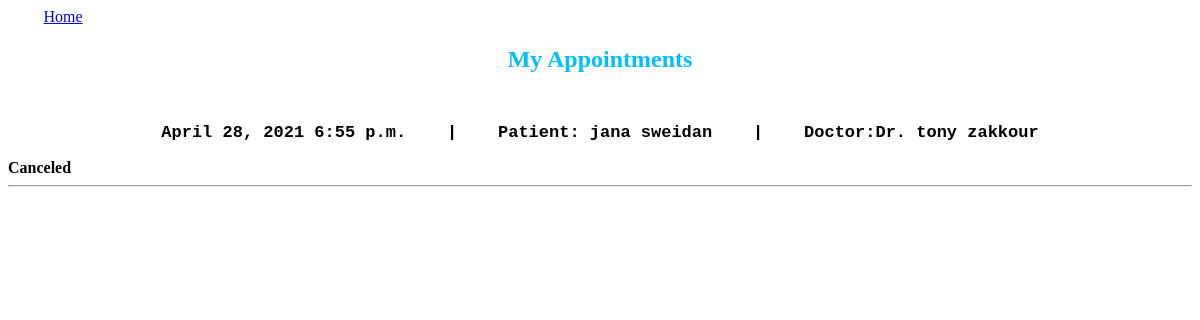
Before: /appointment/ (signed in) with the older database file.
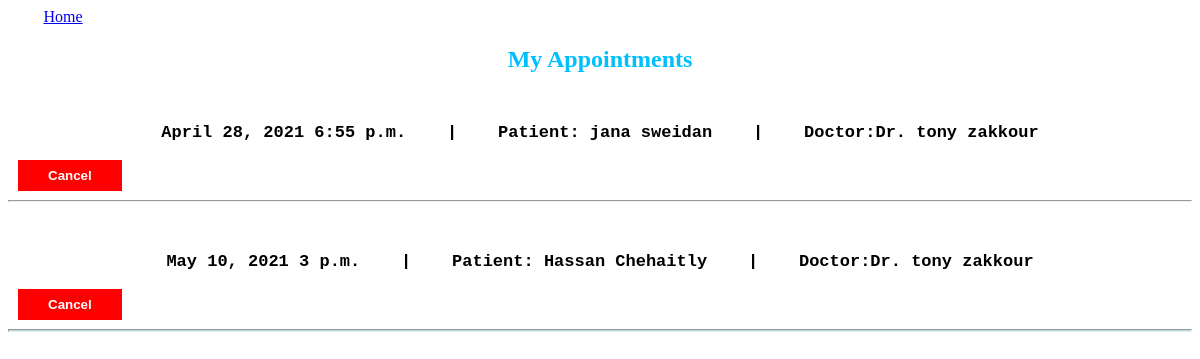
After: the same page with the newer database file.
### appointments/models.py (models this page shows, shortened)
class Appointment(models.Model):
    patient = models.ForeignKey(Patient, on_delete=models.CASCADE, related_name='appointment_patient')
    doctor = models.ForeignKey(Doctor, on_delete=models.CASCADE, related_name='appointment_doctor')
    patientname=models.CharField(max_length=40,null=True)
    doctorname =models.CharField(max_length=40,null=True)
    date = models.DateField(null=True)
    time = models.fields.TimeField(null=True)
    description=models.TextField(max_length=500, null=True)
    canceled = models.BooleanField(default= False)

### appointments/views.py (the view)
# urls.py: path('', views.doctorAppointments),
def doctorAppointments(request):
    try :
        doctorID = request.session.get('id')
        doctor =  Doctor.objects.get(user_id = doctorID)
        print("INFO here :" , doctor.firstname, doctor.lastname, doctor.mobile)
        if request.method== 'POST':
              if request.POST.get("action")== "Cancel":                                  # if action is cancel
                cancelappointment(request)
        appointments = Appointment.objects.filter(doctor_id= doctor.id).order_by('date')
        print(len(appointments))
        return render(request , 'Appointments.html' ,{'appointments' : appointments})
    except :
        return redirect('/login/')

### templates/Appointments.html (shortened to what this page needs)
<!DOCTYPE html>
<html lang="en">
<head>
</head>
<body>
 <a href='/' style="padding: 3%;">Home</a>
 <h2 style="color:DeepSkyBlue; text-align:center;">My  Appointments</h2>
<div>
    {% for appt in appointments %}
        <form action="" method="POST">
             <b><p class="row"> {{ appt.date }}  {{ appt.time }}  &nbsp;&nbsp;&nbsp;|&nbsp;&nbsp;&nbsp;  Patient: {{ appt.patientname }}  &nbsp;&nbsp;&nbsp;|&nbsp;&nbsp;&nbsp;  Doctor:{{ appt.doctorname }}   </p></b>
                {% if not appt.canceled %}
                    <input type="submit" name = "action" value="Cancel">
                {% else %}
                    <strong> Canceled</strong>
                {% endif %}
        </form>
        <hr style="height: 0.5px; background-color: lightblue; margin-bottom: 0%;">
    {% endfor %}
</div>
</body>
</html>

Changed rows visible on the page:
changed Appointment "April 28, 2021": action (not shown) → "Cancel"; no longer shows "Canceled"
added Appointment: date "May 10, 2021", time "3 p.m.", patientname "Hassan Chehaitly", doctorname "Dr. tony zakkour"
